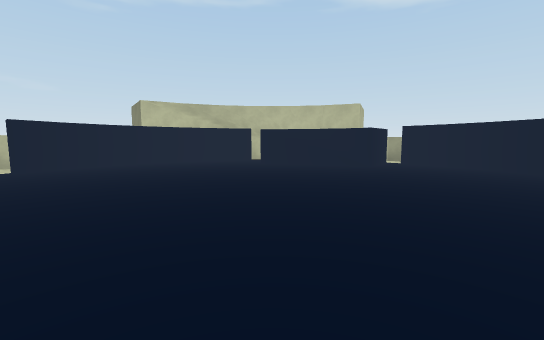
View 1 (above)

14 first-person views from a walk through a 3-D level made in the Unity game engine. The camera is 1.3 m above the floor, tilts 6° down and sees 90° across. The floor is counted in squares, 2 m on a side. Each view is taken from the middle of a square. On the plan, view 1 faces up. The plan holds only what a view shows up to about 9 squares ahead; the rest is blank. The player is left out.

View 2
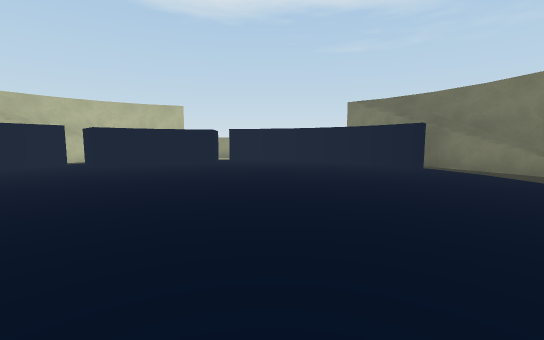

View 3
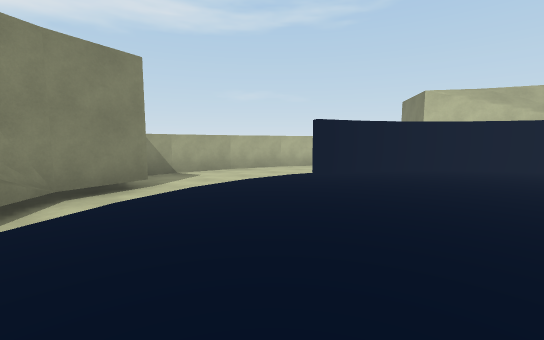

View 4
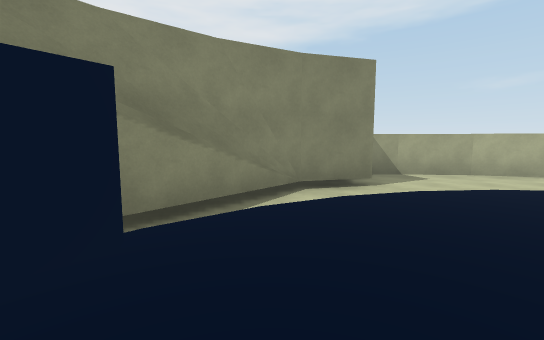

View 5
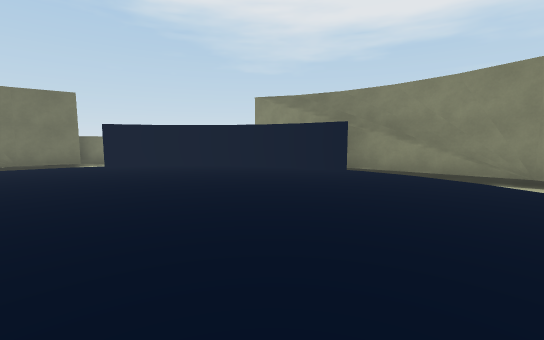

View 6
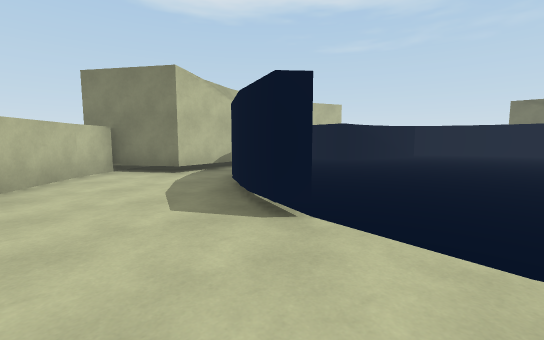

View 7
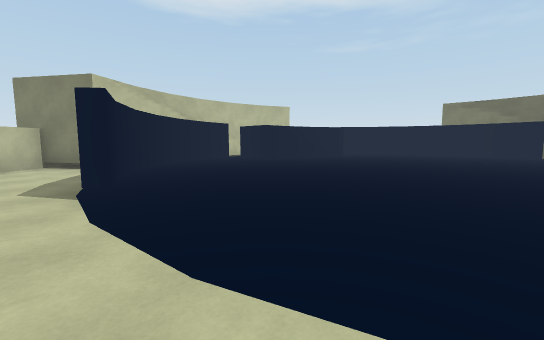

View 8
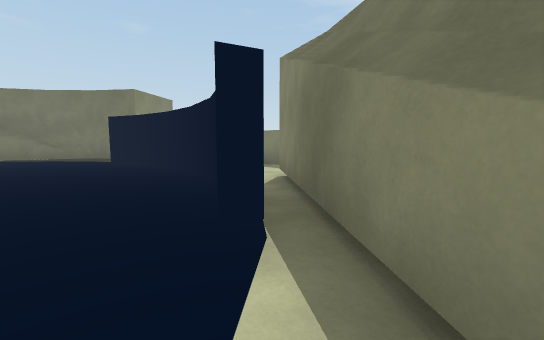

View 9
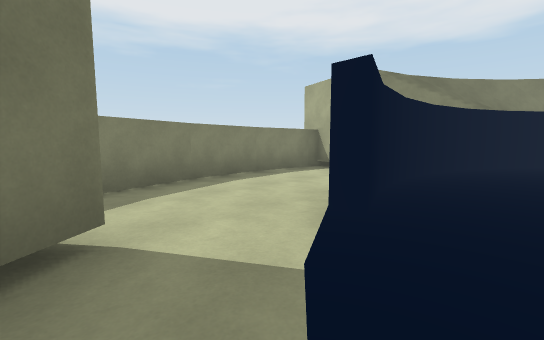

View 10
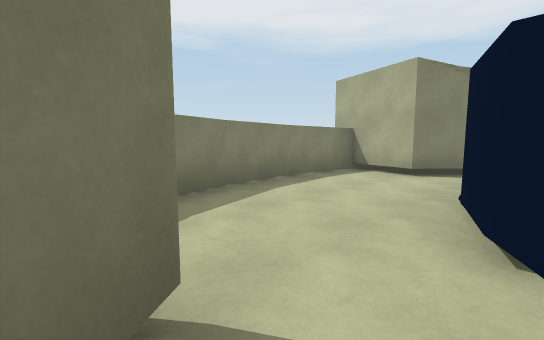

View 11
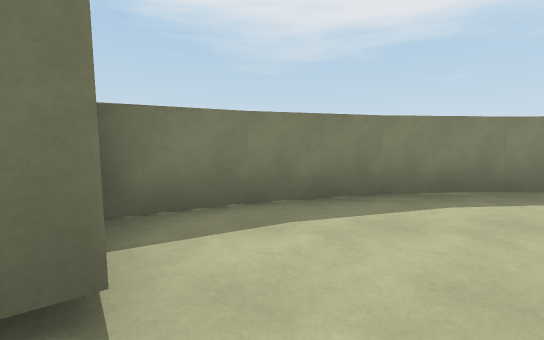

View 12
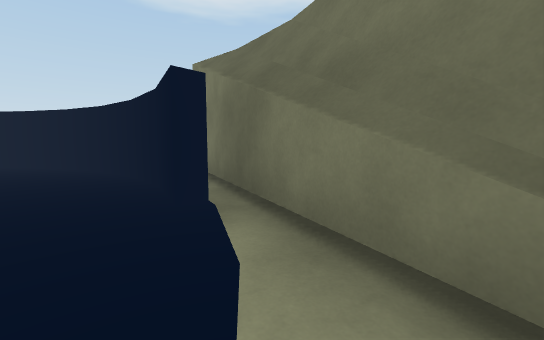

View 13
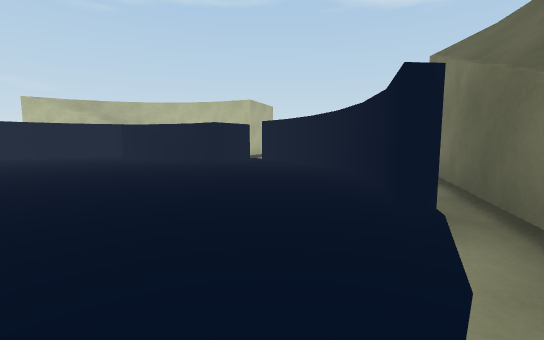

View 14
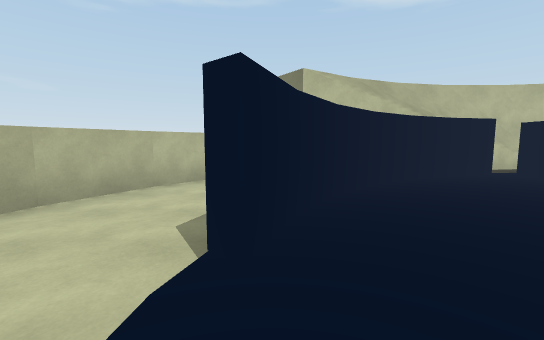

### Floor plan
Key: @ floor where view 1 was taken; # wall or solid block; . main floor; - floor 0.25 m lower than the main floor; / step, stairs or slope.
Columns run from 9 left of view 1 to 6 right of it. Each row starts with its distance up from view 1.
 10   #####
  9  ##---####
  8  #---##..#####
  7  #--##.......##
  6 #---#.........#
  5 #---..........#
  4 #---..........##
  3 #---...........#
  2   #-/.........##
  1   ##/........./#
  0    ####..@.../##
 -1      #######/-#
 -2       #------##
 -3       ##------#
 -4        #----###
 -5        #####

Where each view was taken, in squares from view 1:
view 1: 0 up, 0 right, facing up
view 2: 0 up, 2 left, facing up-right
view 3: 1 up, 2 left, facing up-left
view 4: 1 up, 2 left, facing left
view 5: 6 up, 2 left, facing down
view 6: 4 up, 7 left, facing up-right
view 7: 2 up, 6 left, facing up-right
view 8: 1 up, 5 left, facing down-right
view 9: 0 up, 4 right, facing down-left
view 10: 1 down, 4 right, facing down-left
view 11: 1 down, 3 right, facing down
view 12: 0 up, 4 right, facing up-right
view 13: 0 up, 4 right, facing up
view 14: 4 up, 5 left, facing up
